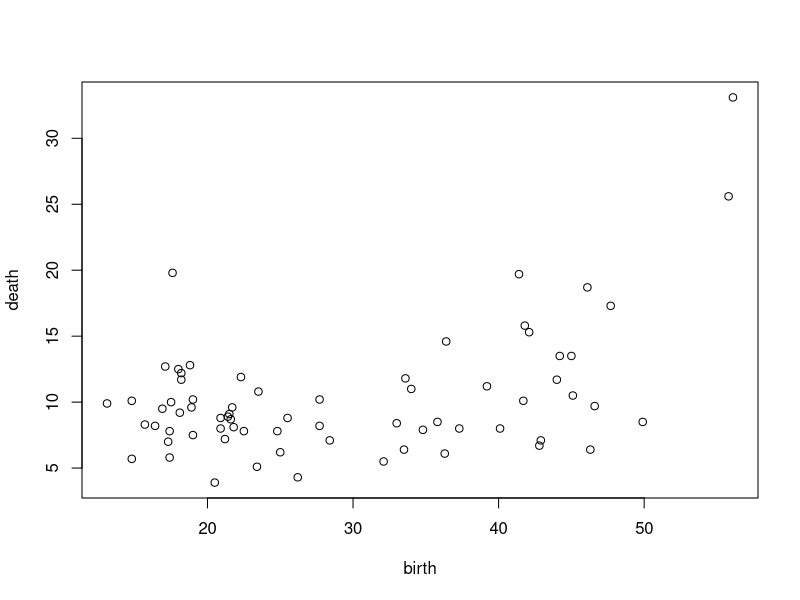

This figure's R source:
library(HSAUR3)


### Name: birthdeathrates
### Title: Birth and Death Rates Data
### Aliases: birthdeathrates
### Keywords: datasets

### ** Examples


  data("birthdeathrates", package = "HSAUR3")
  plot(birthdeathrates)
